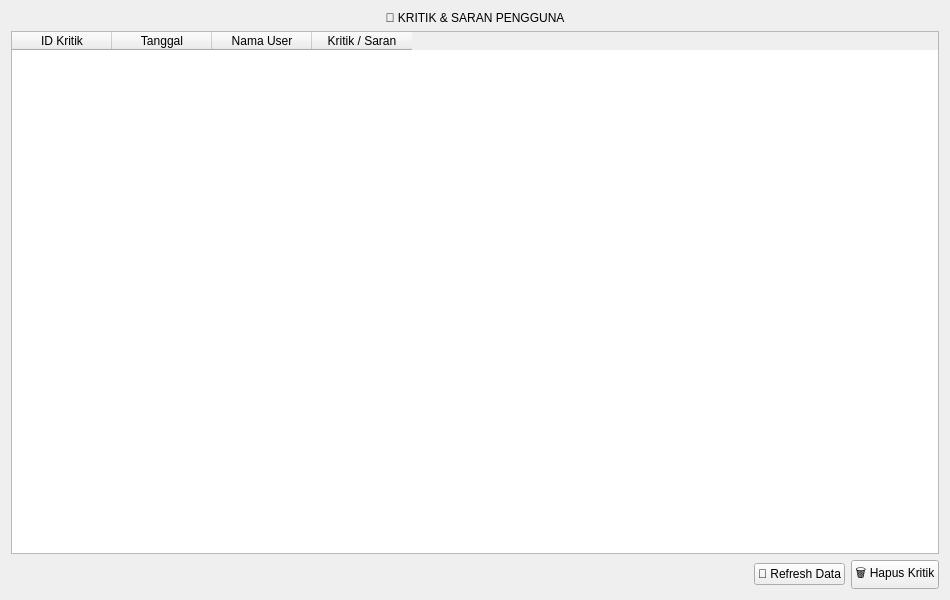
<?xml version="1.0" encoding="UTF-8"?>
<ui version="4.0">
 <class>AdminFeedbackApp</class>

 <widget class="QWidget" name="AdminFeedbackApp">
  <property name="geometry">
   <rect>
    <x>0</x><y>0</y><width>950</width><height>600</height>
   </rect>
  </property>
  <property name="windowTitle">
   <string>Golden Stay - Kritik &amp; Saran</string>
  </property>

  <layout class="QVBoxLayout" name="verticalLayout">

   <!-- HEADER -->
   <item>
    <widget class="QLabel" name="label_header">
     <property name="text">
      <string>💬 KRITIK &amp; SARAN PENGGUNA</string>
     </property>
     <property name="alignment">
      <set>Qt::AlignCenter</set>
     </property>
    </widget>
   </item>

   <!-- TABLE KRITIK SARAN -->
   <item>
    <widget class="QTableWidget" name="table">
     <property name="columnCount">
      <number>4</number>
     </property>

     <column>
      <property name="text">
       <string>ID Kritik</string>
      </property>
     </column>
     <column>
      <property name="text">
       <string>Tanggal</string>
      </property>
     </column>
     <column>
      <property name="text">
       <string>Nama User</string>
      </property>
     </column>
     <column>
      <property name="text">
       <string>Kritik / Saran</string>
      </property>
     </column>

    </widget>
   </item>

   <!-- BUTTON AREA -->
   <item>
    <layout class="QHBoxLayout" name="horizontalLayout">

     <item>
      <spacer name="horizontalSpacer">
       <property name="orientation">
        <enum>Qt::Horizontal</enum>
       </property>
       <property name="sizeHint">
        <size>
         <width>40</width>
         <height>20</height>
        </size>
       </property>
      </spacer>
     </item>

     <item>
      <widget class="QPushButton" name="btn_refresh">
       <property name="text">
        <string>🔄 Refresh Data</string>
       </property>
      </widget>
     </item>

     <item>
      <widget class="QPushButton" name="btn_delete">
       <property name="text">
        <string>🗑️ Hapus Kritik</string>
       </property>
      </widget>
     </item>

    </layout>
   </item>

  </layout>
 </widget>

 <resources/>
 <connections/>
</ui>
